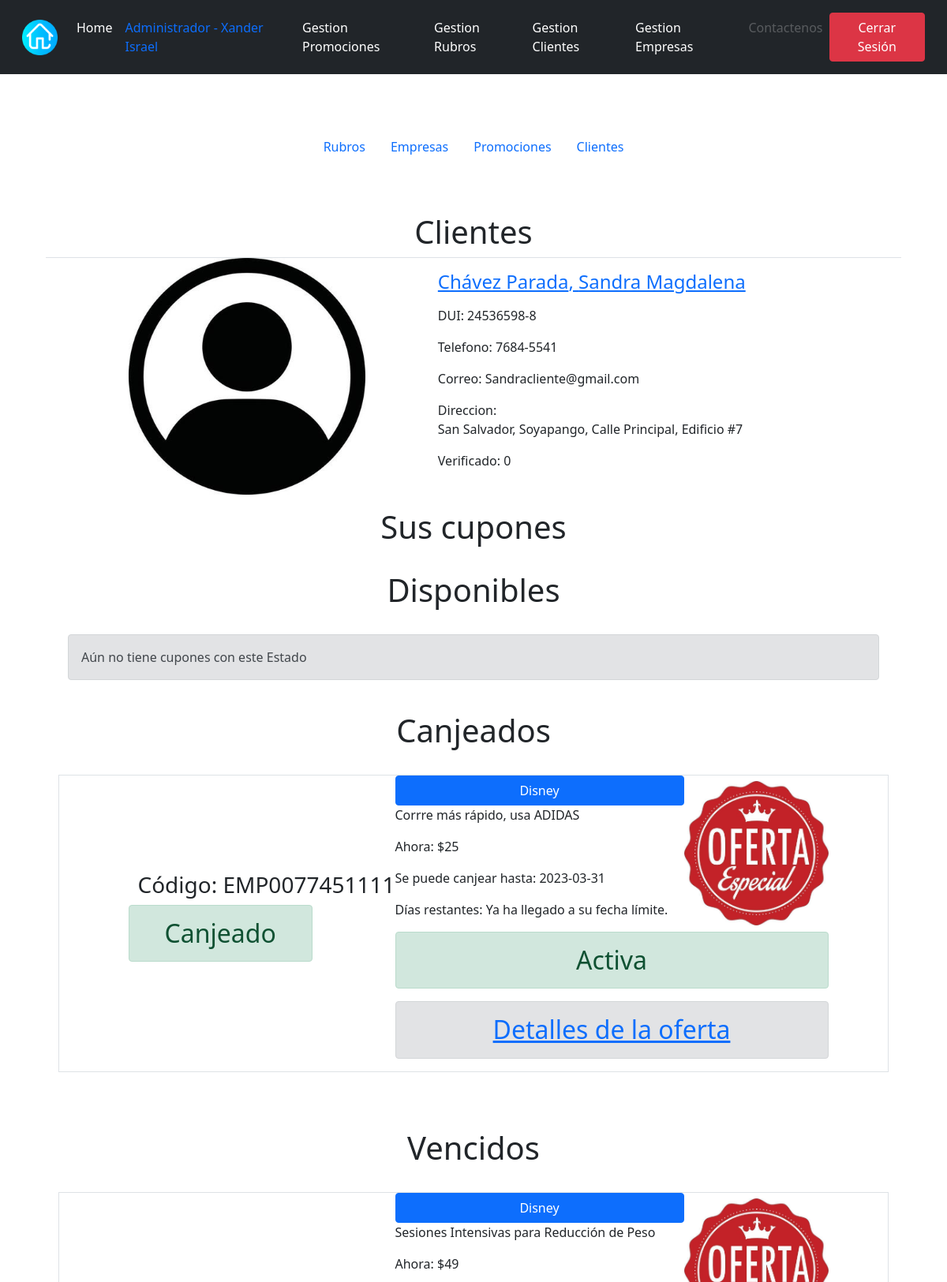
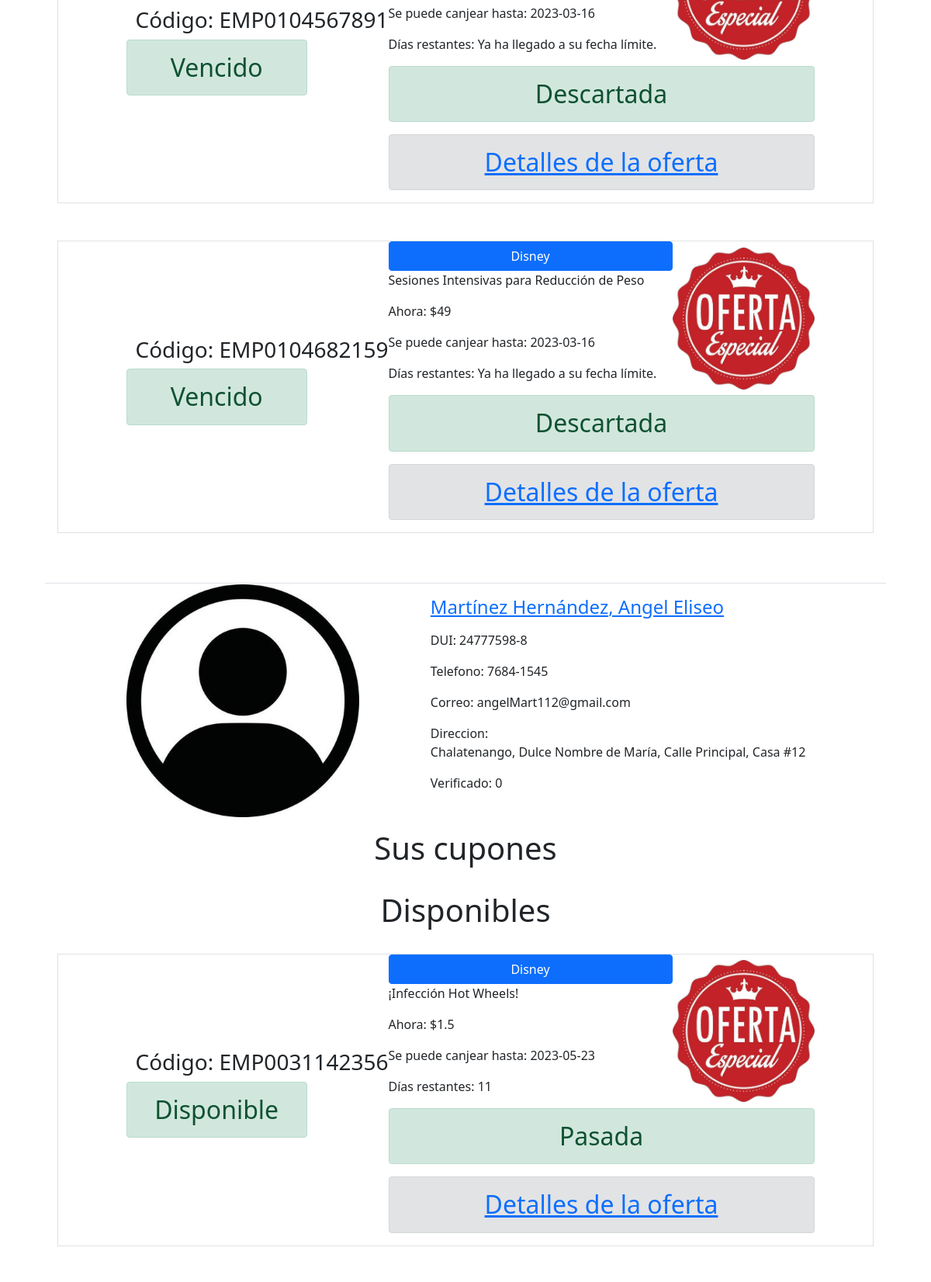
Page /vista/vistaAdmin.php?gestion=Clientes (signed in, upper part) on the committed database (2 pictures, top to bottom).
### tables this page shows
CREATE TABLE `usuario` (
  `CodUsuario` int(11) NOT NULL,
  `DUI` char(10) DEFAULT NULL,
  `Foto` varchar(100) DEFAULT NULL,
  `Nombre` varchar(25) NOT NULL,
  `Apellido` varchar(30) NOT NULL,
  `Direccion` varchar(150) DEFAULT NULL,
  `Telefono` char(9) NOT NULL,
  `Correo` varchar(35) NOT NULL,
  `Contrasena` varchar(256) NOT NULL,
  `CodRol` int(11) DEFAULT NULL,
  `CodEmpresa` char(6) DEFAULT NULL,
  `codigo_verificacion` varchar(255) DEFAULT NULL,
  `Verificado` int(11) NOT NULL DEFAULT 0
);

CREATE TABLE `cupon` (
  `CodCupon` char(13) NOT NULL,
  `CodPromocion` int(11) NOT NULL,
  `CodUsuario` int(11) NOT NULL,
  `EstadoCupon` varchar(30) NOT NULL,
  `FechaCanje` date DEFAULT NULL
);

CREATE TABLE `empresa` (
  `CodEmpresa` char(6) NOT NULL,
  `NombreEmpresa` varchar(50) NOT NULL,
  `PorcentajeComision` int(11) NOT NULL,
  `CodRubro` int(11) NOT NULL
);

CREATE TABLE `promocion` (
  `CodPromocion` int(11) NOT NULL,
  `Titulo` varchar(50) NOT NULL,
  `FotoPromocion` varchar(100) NOT NULL,
  `Descripcion` text NOT NULL,
  `Detalle` text NOT NULL,
  `CantidadCupones` int(11) DEFAULT NULL,
  `FechaInicio` date NOT NULL,
  `FechaVencimiento` date NOT NULL,
  `FechaLimiteCupon` date NOT NULL,
  `PrecioRegular` float NOT NULL,
  `PrecioOferta_Cupon` float NOT NULL,
  `Estado` varchar(30) NOT NULL,
  `CodEmpresa` char(6) NOT NULL
);

### modelo/Cliente/daoCliente.admin.php (called while the page is built, shortened)
<?php
    class daoCliente{
        public function listaClientes(){
            $sql = "SELECT * FROM usuario WHERE CodRol=2";
            $cn = new Conexion();
            $dbh = $cn->getConexion();
            $stmt = $dbh->prepare($sql);
            $stmt->execute();
            $clientes = $stmt->fetchAll(PDO::FETCH_ASSOC);
            return $clientes;
        }
    }
?>

### modelo/Cupones/daoCupones.admin.php (called while the page is built, shortened)
<?php
    class daoCupones{
        public function mostrarCuponesCompleto($id){
            $sql = "SELECT * FROM ((cupon as c INNER JOIN promocion as p ON c.CodPromocion=p.CodPromocion) INNER JOIN empresa as emp ON p.CodEmpresa=emp.CodEmpresa) WHERE CodUsuario=:id";
            $cn = new Conexion();
            $dbh = $cn->getConexion();
            $stmt = $dbh->prepare($sql);
            $stmt->bindParam(':id',$id);
            $stmt->execute();
            $cupones = $stmt->fetchAll(PDO::FETCH_ASSOC);
            return $cupones;
        }
    }
?>

### modelo/Promocion/daoPromocion.admin.php (called while the page is built, shortened)
<?php
    class daoPromocion{
        function compararFechas($primera, $segunda){
            $valoresPrimera = explode ("-", $primera);
            $valoresSegunda = explode ("-", $segunda);
            $diaPrimera    = $valoresPrimera[2];
            $mesPrimera  = $valoresPrimera[1];
            $anyoPrimera   = $valoresPrimera[0];
            $diaSegunda   = $valoresSegunda[2];
            $mesSegunda = $valoresSegunda[1];
            $anyoSegunda  = $valoresSegunda[0];
            $diasPrimeraJuliano = gregoriantojd($mesPrimera, $diaPrimera, $anyoPrimera);
            $diasSegundaJuliano = gregoriantojd($mesSegunda, $diaSegunda, $anyoSegunda);
            if(!checkdate($mesPrimera, $diaPrimera, $anyoPrimera)){
                return 0;
            }elseif(!checkdate($mesSegunda, $diaSegunda, $anyoSegunda)){
                return 0;
            }else{
                return  $diasPrimeraJuliano - $diasSegundaJuliano;
            }
        }
    }
?>

### vista/clientes.admin.php (the view, shortened to what this page needs)
<?php
        if(isset($_SESSION['CodRol']) && $_SESSION['CodRol'] == 1){
    ?>
<section class="container mt-5">
    <article class="d-flex justify-content-center row" >
        <section class="col-md-15" >
            <article class="coupon p-3 bg-white">
                <h1 class="text-center h1">Clientes</h1>
        <?php
            require '../modelo/Cliente/daoCliente.admin.php';
            require '../modelo/Cupones/daoCupones.admin.php';
            require '../modelo/Promocion/daoPromocion.admin.php';
            $dao = new daoCliente();
            $clientes = $dao->listaClientes();
            $daoCupon = new daoCupones();
            $daoPromocion = new daoPromocion();
            $fechaActual = date('Y-m-d');
            if(count($clientes) > 1){
                foreach($clientes as $cliente){
                ?>
                <div class="row no-gutters justify-content-center align-items-center border-top">
                    <div class="col-md-5 text-center">
                        <img class="img-fluid" width="300" src="img/<?=$cliente['Foto']?>" alt="<?=$cliente['Foto']?>">
                    </div>
                    <div class="col-md-6 text-justify m-3">
                        <a class="h4" href="../vista/cliente.admin.php?id=<?=$cliente['CodUsuario']?>"><p><?=$cliente['Apellido'] . ", " . $cliente['Nombre']?></p></a>
                        <p>DUI: <?=$cliente['DUI']?></p>
                        <p>Telefono: <?=$cliente['Telefono']?></p>
                        <p>Correo: <?=$cliente['Correo']?></p>
                        <p>Direccion: <br> <?=$cliente['Direccion']?></p>
                        <p>Verificado: <?=$cliente['Verificado']?></p>
                    </div>
                </div>
                <div class="coupon p-3 bg-white">
                    <?php
                        if(isset($cliente['Verificado'])){
                    ?>
                    <h1 class="text-center">Sus cupones</h1>
                    <section class="row no-gutters justify-content-center align-items-center">
                        <?php
                            $disponibles=array();
                            $canjeados=array();
                            $vencidos=array();
                            $todoCupon=array();
                            $titulos = array("Disponibles", "Canjeados", "Vencidos");
                            $cupones = $daoCupon->mostrarCuponesCompleto($cliente['CodUsuario']);
                            if(count($cupones)> 0){
                                foreach($cupones as $cupon){
                                    $diasCupones = $daoPromocion->compararFechas($cupon['FechaLimiteCupon'], $fechaActual);
                                    if($diasCupones<0 && $cupon['EstadoCupon'] != "Canjeado"){
                                        $daoCupon->actualizarEstadoCupon("Vencido", $cupon['CodCupon']);
                                    }
                                }
                                foreach($cupones as $cupon){
                                    $diasCupones = $daoPromocion->compararFechas($cupon['FechaLimiteCupon'], $fechaActual);
                                    if($diasCupones<0 && $cupon['EstadoCupon'] != "Canjeado"){
                                        array_push($vencidos, $cupon);
                                    }elseif($cupon['EstadoCupon']== "Canjeado"){
                                        array_push($canjeados, $cupon);
                                    }else{
                                        array_push($disponibles, $cupon);
                                    }
                                }
                                array_push($todoCupon, $disponibles);
                                array_push($todoCupon, $canjeados);
                                array_push($todoCupon, $vencidos);
                                $i=0;
                            foreach($todoCupon as $cat){
                                echo "<div>";
                                echo "<br>";
                                echo "<h1 class=\"text-center\">" . $titulos[$i] . "</h1>";
                                echo "<br>";
                                $i++;
                                if(count($cat)>0){
                                    foreach($cat as $cupon){
                                        $diasCupones = $daoPromocion->compararFechas($cupon['FechaLimiteCupon'], $fechaActual);
                            ?>
                            <article class="row no-gutters justify-content-center align-items-center border">
                                <div class="col-md-4 text-center  justify-content-center">
                                    <h3>Código: <?=$cupon['CodCupon']?></h3>
                                    <h2 class="alert alert-success col-md-8"><?=$cupon['EstadoCupon']?></h2>
                                </div>
                                <div class="col-md-6">
                                    <div class="row no-gutters justify-content-center align-items-center">
                                        <div class="col-md-8">
                                            <a class="btn btn-primary col-md-12" href="../vista/empresa.admin.php?empresa=<?=$cupon['CodEmpresa']?>"><?=$cupon['NombreEmpresa']?></a>
                                            <p><?=$cupon['Titulo']?></p>
                                            <p>Ahora: $<?=$cupon['PrecioOferta_Cupon']?></p>
                                            <p>Se puede canjear hasta: <?=$cupon['FechaLimiteCupon']?></p>
                                            <p>Días restantes: <?=($diasCupones>=0)?$diasCupones:"Ya ha llegado a su fecha límite."?></p>
                                        </div>
                                        <div class="col-md-4">
                                            <img class="img img-fluid" src="img/<?=$cupon['FotoPromocion']?>" alt="<?=$cupon['FotoPromocion']?>">
                                        </div>
                                        <div class="col-md-12 text-center">
                                        <?="<h2 class=\"alert alert-success\">" . $cupon['Estado'] . "</h2>"?>
                                        <h2 class="alert alert-secondary"><a  href="../vista/promocion.admin.php?promo=<?=$cupon['CodPromocion']?>">Detalles de la oferta</a></h1>
                                    </div>
                                    <br>
                                    <br>
                            </article>
                            <br><br>
                            <?php
                                    }
                                }else{
                                    echo "<p class=\"alert alert-secondary\">Aún no tiene cupones con este Estado</p>";
                                }
                                echo "</div>";
                            }
                            }else{
                                echo "<article>";
                                echo "<h1 class=\"alert alert-secondary\">Aún no ha comprado ofertas</h1>";
                                echo "</article>";
                            }
                        ?>
                    </section>
                    <?php
                        }
                    ?>
                </div>
                <?php
                }
            }
        ?>
        <?php
            }else{
        ?>
        <article>
            <h1>No puedes acceder Aquí si no eres ADMINISTRADOR <a href="login.php">Inicia Sesión</a></h1>
        </article>
        <?php
            }
        ?>
            </article>
        </section>
    </article>
</section>

### rows in the picture
usuario: Foto (picture), Apellido "Chávez Parada", Nombre "Sandra Magdalena", DUI "24536598-8", Telefono "7684-5541", Correo "Sandracliente@gmail.com", Direccion "San Salvador, Soyapango, Calle Principal, Edificio #7", Verificado "0", i "Disponibles", i "Canjeados", i "Vencidos"
cupon: CodCupon "EMP0077451111", EstadoCupon "Canjeado", empresa.NombreEmpresa "Disney", promocion.Titulo "Corrre más rápido, usa ADIDAS", promocion.PrecioOferta_Cupon "25", promocion.FechaLimiteCupon "2023-03-31", shows "Ya ha llegado a su fecha límite.", promocion.FotoPromocion (picture), promocion.Estado "Activa"
cupon: CodCupon "EMP0104567891", EstadoCupon "Vencido", empresa.NombreEmpresa "Disney", promocion.Titulo "Sesiones Intensivas para Reducción de Peso", promocion.PrecioOferta_Cupon "49", promocion.FechaLimiteCupon "2023-03-16", shows "Ya ha llegado a su fecha límite.", promocion.FotoPromocion (picture), promocion.Estado "Descartada"
cupon: CodCupon "EMP0104682159", EstadoCupon "Vencido", empresa.NombreEmpresa "Disney", promocion.Titulo "Sesiones Intensivas para Reducción de Peso", promocion.PrecioOferta_Cupon "49", promocion.FechaLimiteCupon "2023-03-16", shows "Ya ha llegado a su fecha límite.", promocion.FotoPromocion (picture), promocion.Estado "Descartada"
usuario: Foto (picture), Apellido "Martínez Hernández", Nombre "Angel Eliseo", DUI "24777598-8", Telefono "7684-1545", Correo "angelMart112@gmail.com", Direccion "Chalatenango, Dulce Nombre de María, Calle Principal, Casa #12", Verificado "0", i "Disponibles"
cupon: CodCupon "EMP0031142356", EstadoCupon "Disponible", empresa.NombreEmpresa "Disney", promocion.Titulo "¡Infección Hot Wheels!", promocion.PrecioOferta_Cupon "1.5", promocion.FechaLimiteCupon "2023-05-23", promocion.FechaLimiteCupon "11", promocion.FotoPromocion (picture), promocion.Estado "Pasada"

### other values in the picture
$log "Administrador - Xander Israel"
